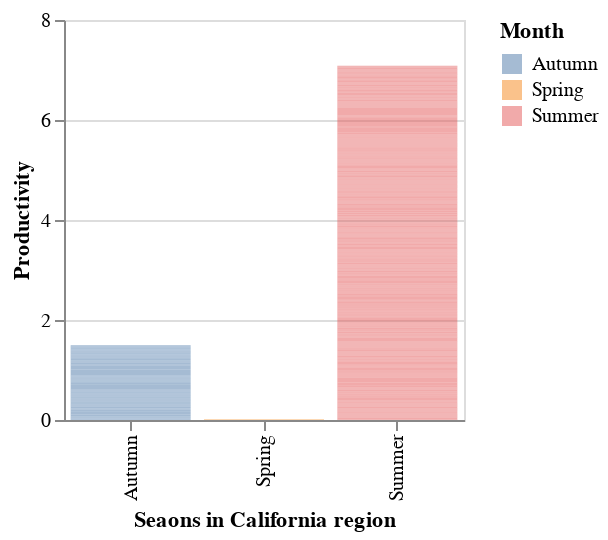

The notebook cell this image was saved under:
### Code cell
alt.Chart(my_data2).mark_bar(opacity = 0.5).encode(
    y = 'Productivity:Q',
    x = alt.Y('Month:N', title = 'Seaons in California region'),
    color = 'Month'
).properties(width = 200, height = 200)

### Figure 1 — Vega-Lite specification as saved in the notebook (floating-point values rounded to 4 significant figures; data arrays with more than 128 entries replaced by an {"elided": "..."} marker saying what was removed)
{"config": {"view": {"continuousWidth": 400, "continuousHeight": 300}}, "data": {"name": "data-da06d05d56037d63e17c43fb97e9ead8"}, "mark": {"type": "bar", "opacity": 0.5}, "encoding": {"color": {"field": "Month", "type": "nominal"}, "x": {"field": "Month", "title": "Seaons in California region", "type": "nominal"}, "y": {"field": "Productivity", "type": "quantitative"}}, "height": 200, "width": 200, "$schema": "https://vega.github.io/schema/vega-lite/v4.17.0.json", "datasets": {"data-da06d05d56037d63e17c43fb97e9ead8": {"elided": "1092 records"}}}
